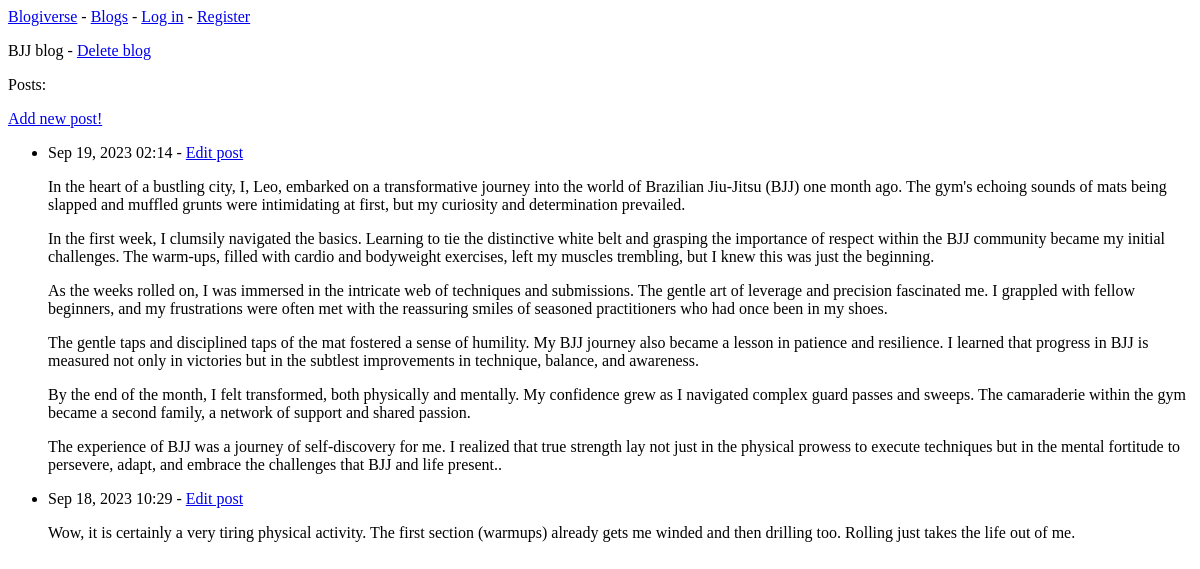
Page /blogs/1/ on the earlier database version.
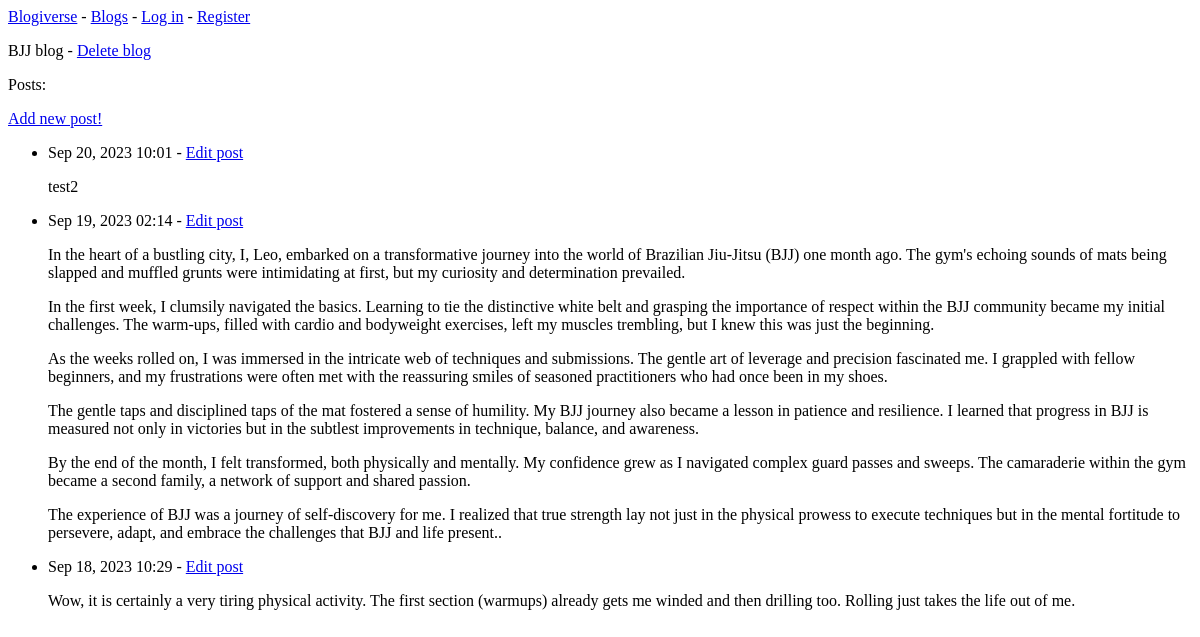
Same page on the later database version.
### blogs/models.py (models this page shows, shortened)
class Post(models.Model):
    blog = models.ForeignKey(Blog, on_delete=models.CASCADE)
    text = models.TextField()
    date_added = models.DateTimeField(auto_now_add=True)
    class Meta:
        verbose_name_plural = 'posts'

### blogs/views.py (the view)
# urls.py: path('blogs/<int:blog_id>/', views.blog, name='blog'),
def blog(request, blog_id):
    blog = Blog.objects.get(id=blog_id)
    posts = blog.post_set.order_by('-date_added')
    context = {'blog':blog, 'posts':posts}
    return render(request, 'blogs/blog.html', context)

### blogs/templates/blogs/blog.html
{% extends 'blogs/base.html' %}
{% block content %}
  <p>{{ blog.title }} -
    <a href="{% url 'blogs:delete_blog' blog.id %}">Delete blog</a></p>
  <p>Posts:</p>
  <p><a href="{% url 'blogs:new_post' blog.id %}">Add new post!</a></p>
  <ul>
    {% for post in posts %}
      <li>
        <p>{{ post.date_added|date:'M d, Y h:i' }} -
          <a href="{% url 'blogs:edit_post' post.id %}">Edit post</a></p>
        <p>{{ post.text|linebreaks }}</p>
      </li>
    {% empty %}
      <li>There are 0 posts for this blog.</li>
    {% endfor %}
  </ul>
{% endblock content %}

Differences in the rows shown:
added Post: date_added "Sep 20, 2023 10:01", text "test2"
